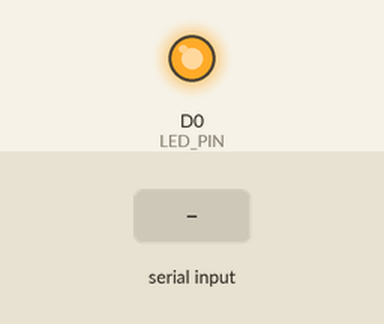
This sketch was run on a simulated ESP8266 (NodeMCU). Shown: output pins drawn as LEDs (lit = HIGH). Dashed ring = blinking. Inputs (shaded band) come from the test bench. WiFi joins after 1.5 s; servers stay silent unless stated; no MQTT or app messages arrive unless stated; what the sketch prints to the serial monitor is not drawn.

Above: at 2.8 s.
2.9 s: "FIRE\n" received over Serial
At 3.07 s:
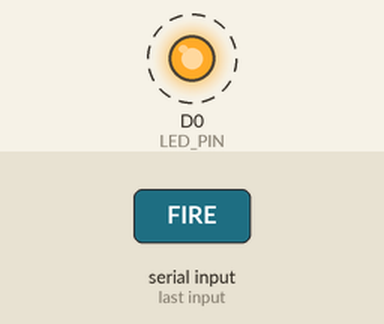
4.4 s: "MEDICAL\n" received over Serial
At 5.6 s:
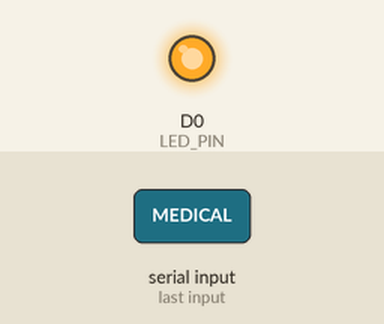
5.9 s: "SECURITY\n" received over Serial
At 6.08 s:
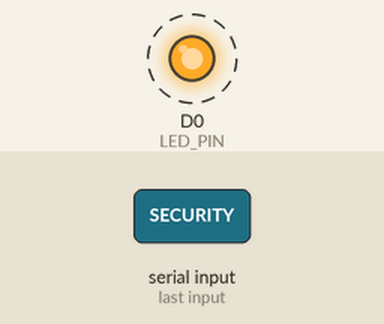
Timing chart, 0 to 8.9 s (numbered marks = the images above; inputs shaded):
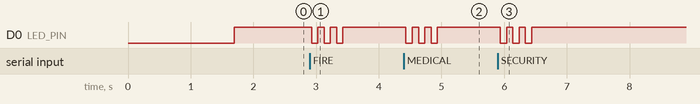

Measured:
- after the input at 2.9 s, D0 (LED_PIN): alternates HIGH for 0.10 s and LOW for 0.10 s, 6 changes in all, then stays HIGH, starting at once
- after the input at 4.4 s, D0 (LED_PIN): alternates HIGH for 0.10 s and LOW for 0.10 s, 6 changes in all, then stays HIGH, starting at once
- after the input at 5.9 s, D0 (LED_PIN): alternates HIGH for 0.10 s and LOW for 0.10 s, 6 changes in all, then stays HIGH, starting at once

The sketch:

esp8266_trigger.ino
```cpp
/*
 * ============================================================================
 * ESP8266 #1 - EMERGENCY TRIGGER UNIT
 * ============================================================================
 *
 * Purpose: Publishes emergency alerts to MQTT broker
 *
 * Features:
 * - WiFi connectivity
 * - MQTT publish (building/alert topic)
 * - Heartbeat status messages every 10 seconds
 * - Serial command interface for triggering alerts
 * - LED status indicator
 *
 * Commands via Serial Monitor:
 * - Type "FIRE" and press Enter → Triggers fire alert
 * - Type "MEDICAL" and press Enter → Triggers medical alert
 * - Type "SECURITY" and press Enter → Triggers security alert
 * - Type "STATUS" and press Enter → Shows device status
 *
 * Hardware:
 * - ESP8266 NodeMCU
 * - LED on D0 (GPIO16) - optional
 * - Power via USB or 7.4V battery on VIN
 *
 * Author: IoT Emergency Alert System
 * Date: 2026
 * ============================================================================
 */

#include <ESP8266WiFi.h>
#include <PubSubClient.h>

// ============================================================================
// CONFIGURATION - CHANGE THESE VALUES
// ============================================================================

// WiFi Credentials
const char* ssid = "Kamal_WiFi";           // Replace with your WiFi name
const char* password = "12345678";   // Replace with your WiFi password

// MQTT Broker Settings
const char* mqtt_server = "test.mosquitto.org"; // Public MQTT broker
const int mqtt_port = 1883;                     // Standard MQTT port
const char* mqtt_client_id = "ESP8266_Trigger_Unit"; // Unique client ID

// MQTT Topics
const char* topic_alert = "building/alert";     // Topic for emergency alerts
const char* topic_status = "building/status";   // Topic for heartbeat status

// Device Identification
const char* device_id = "ESP1";                 // This device's ID
const char* device_name = "Trigger Unit";       // Human-readable name

// Pin Definitions
const int LED_PIN = D0;  // GPIO16 - Status LED (built-in on some boards)

// Timing Constants
const unsigned long HEARTBEAT_INTERVAL = 10000; // Send status every 10 seconds
const unsigned long RECONNECT_INTERVAL = 5000;  // Try reconnect every 5 seconds

// ============================================================================
// GLOBAL VARIABLES
// ============================================================================

WiFiClient espClient;                    // WiFi client object
PubSubClient mqttClient(espClient);      // MQTT client object

unsigned long lastHeartbeat = 0;         // Last heartbeat timestamp
unsigned long lastReconnectAttempt = 0;  // Last reconnection attempt
bool wifiConnected = false;              // WiFi connection status
bool mqttConnected = false;              // MQTT connection status

String serialInput = "";                 // Buffer for serial input
bool serialComplete = false;             // Flag for complete serial line

// ============================================================================
// SETUP FUNCTION - Runs once at startup
// ============================================================================

void setup() {
  // Initialize Serial communication for debugging and commands
  Serial.begin(115200);
  delay(100);

  Serial.println("\n\n");
  Serial.println("============================================");
  Serial.println("  ESP8266 EMERGENCY TRIGGER UNIT");
  Serial.println("============================================");
  Serial.println("Device ID: " + String(device_id));
  Serial.println("Device Name: " + String(device_name));
  Serial.println("============================================\n");

  // Initialize LED pin
  pinMode(LED_PIN, OUTPUT);
  digitalWrite(LED_PIN, LOW); // LED off initially

  // Connect to WiFi
  setupWiFi();

  // Configure MQTT client
  mqttClient.setServer(mqtt_server, mqtt_port);
  mqttClient.setCallback(mqttCallback); // Set callback for incoming messages

  // Connect to MQTT broker
  connectMQTT();

  Serial.println("\n--- READY TO SEND ALERTS ---");
  Serial.println("Commands:");
  Serial.println("  FIRE     - Trigger fire alert");
  Serial.println("  MEDICAL  - Trigger medical alert");
  Serial.println("  SECURITY - Trigger security alert");
  Serial.println("  STATUS   - Show device status");
  Serial.println("================================\n");
}

// ============================================================================
// MAIN LOOP - Runs continuously
// ============================================================================

void loop() {
  // Maintain WiFi connection
  if (WiFi.status() != WL_CONNECTED) {
    wifiConnected = false;
    digitalWrite(LED_PIN, LOW);
    Serial.println("WiFi disconnected! Reconnecting...");
    setupWiFi();
  } else {
    wifiConnected = true;
  }

  // Maintain MQTT connection
  if (!mqttClient.connected()) {
    mqttConnected = false;
    digitalWrite(LED_PIN, LOW);

    unsigned long now = millis();
    if (now - lastReconnectAttempt > RECONNECT_INTERVAL) {
      lastReconnectAttempt = now;
      Serial.println("MQTT disconnected! Reconnecting...");
      connectMQTT();
    }
  } else {
    mqttConnected = true;
    digitalWrite(LED_PIN, HIGH); // LED on when connected
    mqttClient.loop(); // Process MQTT messages
  }

  // Send heartbeat status message
  sendHeartbeat();

  // Process serial commands
  processSerialCommands();

  // Small delay to prevent watchdog timer issues
  delay(10);
}

// ============================================================================
// WiFi SETUP FUNCTION
// ============================================================================

void setupWiFi() {
  Serial.println("\n--- Connecting to WiFi ---");
  Serial.print("SSID: ");
  Serial.println(ssid);

  // Start WiFi connection
  WiFi.mode(WIFI_STA); // Station mode (client)
  WiFi.begin(ssid, password);

  // Wait for connection with timeout
  int attempts = 0;
  while (WiFi.status() != WL_CONNECTED && attempts < 30) {
    delay(500);
    Serial.print(".");
    attempts++;
  }

  if (WiFi.status() == WL_CONNECTED) {
    Serial.println("\n✓ WiFi Connected!");
    Serial.print("IP Address: ");
    Serial.println(WiFi.localIP());
    Serial.print("Signal Strength: ");
    Serial.print(WiFi.RSSI());
    Serial.println(" dBm");
    wifiConnected = true;
  } else {
    Serial.println("\n✗ WiFi Connection Failed!");
    Serial.println("Please check your credentials and try again.");
    wifiConnected = false;
  }
}

// ============================================================================
// MQTT CONNECTION FUNCTION
// ============================================================================

void connectMQTT() {
  if (!wifiConnected) {
    Serial.println("Cannot connect to MQTT: WiFi not connected");
    return;
  }

  Serial.println("\n--- Connecting to MQTT Broker ---");
  Serial.print("Broker: ");
  Serial.print(mqtt_server);
  Serial.print(":");
  Serial.println(mqtt_port);

  // Attempt to connect
  if (mqttClient.connect(mqtt_client_id)) {
    Serial.println("✓ MQTT Connected!");
    mqttConnected = true;

    // Publish online status
    String statusMsg = String(device_id) + ":ONLINE";
    mqttClient.publish(topic_status, statusMsg.c_str(), true);

    Serial.println("Published: " + statusMsg + " to " + String(topic_status));

  } else {
    Serial.print("✗ MQTT Connection Failed! Error code: ");
    Serial.println(mqttClient.state());
    Serial.println("Error codes:");
    Serial.println("  -4 : Connection timeout");
    Serial.println("  -3 : Connection lost");
    Serial.println("  -2 : Connect failed");
    Serial.println("  -1 : Disconnected");
    Serial.println("   0 : Connected");
    mqttConnected = false;
  }
}

// ============================================================================
// MQTT CALLBACK - Handles incoming messages (not used in trigger unit)
// ============================================================================

void mqttCallback(char* topic, byte* payload, unsigned int length) {
  // This trigger unit doesn't subscribe to topics, but callback is required
  Serial.print("Message received on topic: ");
  Serial.println(topic);
}

// ============================================================================
// SEND HEARTBEAT STATUS
// ============================================================================

void sendHeartbeat() {
  unsigned long now = millis();

  // Send heartbeat every HEARTBEAT_INTERVAL milliseconds
  if (now - lastHeartbeat > HEARTBEAT_INTERVAL) {
    lastHeartbeat = now;

    if (mqttConnected) {
      String statusMsg = String(device_id) + ":ALIVE";

      if (mqttClient.publish(topic_status, statusMsg.c_str())) {
        Serial.println("❤ Heartbeat sent: " + statusMsg);
      } else {
        Serial.println("✗ Failed to send heartbeat");
      }
    }
  }
}

// ============================================================================
// PROCESS SERIAL COMMANDS
// ============================================================================

void processSerialCommands() {
  // Read serial input
  while (Serial.available()) {
    char inChar = (char)Serial.read();

    if (inChar == '\n' || inChar == '\r') {
      serialComplete = true;
    } else {
      serialInput += inChar;
    }
  }

  // Process complete command
  if (serialComplete) {
    serialInput.trim(); // Remove whitespace
    serialInput.toUpperCase(); // Convert to uppercase

    if (serialInput.length() > 0) {
      handleCommand(serialInput);
    }

    // Reset for next command
    serialInput = "";
    serialComplete = false;
  }
}

// ============================================================================
// HANDLE COMMAND
// ============================================================================

void handleCommand(String command) {
  Serial.println("\n>>> Command received: " + command);

  // Check connection status
  if (!mqttConnected) {
    Serial.println("✗ Cannot send alert: MQTT not connected");
    return;
  }

  // Process commands
  if (command == "FIRE") {
    publishAlert("FIRE");
  }
  else if (command == "MEDICAL") {
    publishAlert("MEDICAL");
  }
  else if (command == "SECURITY") {
    publishAlert("SECURITY");
  }
  else if (command == "STATUS") {
    showStatus();
  }
  else {
    Serial.println("✗ Unknown command: " + command);
    Serial.println("Valid commands: FIRE, MEDICAL, SECURITY, STATUS");
  }
}

// ============================================================================
// PUBLISH ALERT
// ============================================================================

void publishAlert(String alertType) {
  Serial.println("\n╔════════════════════════════════╗");
  Serial.println("║   🚨 EMERGENCY ALERT 🚨       ║");
  Serial.println("╚════════════════════════════════╝");
  Serial.println("Type: " + alertType);
  Serial.println("Device: " + String(device_id));
  Serial.println("Time: " + String(millis() / 1000) + "s");

  // Publish to MQTT
  if (mqttClient.publish(topic_alert, alertType.c_str())) {
    Serial.println("✓ Alert published successfully!");
    Serial.println("Topic: " + String(topic_alert));
    Serial.println("Payload: " + alertType);

    // Blink LED to indicate alert sent
    for (int i = 0; i < 3; i++) {
      digitalWrite(LED_PIN, LOW);
      delay(100);
      digitalWrite(LED_PIN, HIGH);
      delay(100);
    }
  } else {
    Serial.println("✗ Failed to publish alert!");
  }

  Serial.println("════════════════════════════════\n");
}

// ============================================================================
// SHOW STATUS
// ============================================================================

void showStatus() {
  Serial.println("\n╔════════════════════════════════╗");
  Serial.println("║      DEVICE STATUS             ║");
  Serial.println("╚════════════════════════════════╝");
  Serial.println("Device ID: " + String(device_id));
  Serial.println("Device Name: " + String(device_name));
  Serial.println("─────────────────────────────────");
  Serial.println("WiFi Status: " + String(wifiConnected ? "✓ Connected" : "✗ Disconnected"));
  if (wifiConnected) {
    Serial.println("  SSID: " + String(ssid));
    Serial.println("  IP: " + WiFi.localIP().toString());
    Serial.println("  Signal: " + String(WiFi.RSSI()) + " dBm");
  }
  Serial.println("─────────────────────────────────");
  Serial.println("MQTT Status: " + String(mqttConnected ? "✓ Connected" : "✗ Disconnected"));
  if (mqttConnected) {
    Serial.println("  Broker: " + String(mqtt_server));
    Serial.println("  Port: " + String(mqtt_port));
    Serial.println("  Client ID: " + String(mqtt_client_id));
  }
  Serial.println("─────────────────────────────────");
  Serial.println("Uptime: " + String(millis() / 1000) + " seconds");
  Serial.println("Free Heap: " + String(ESP.getFreeHeap()) + " bytes");
  Serial.println("════════════════════════════════\n");
}

// ============================================================================
// END OF CODE
// ============================================================================
```
